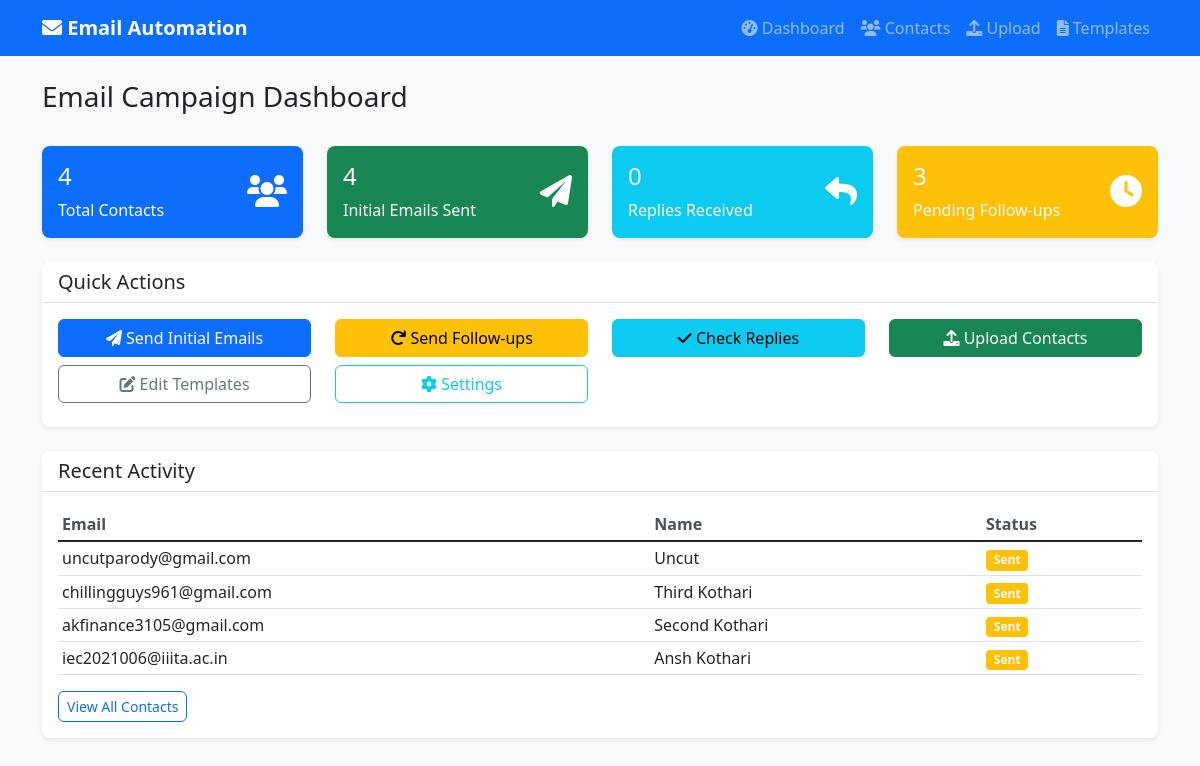
Before: / with the older database file.
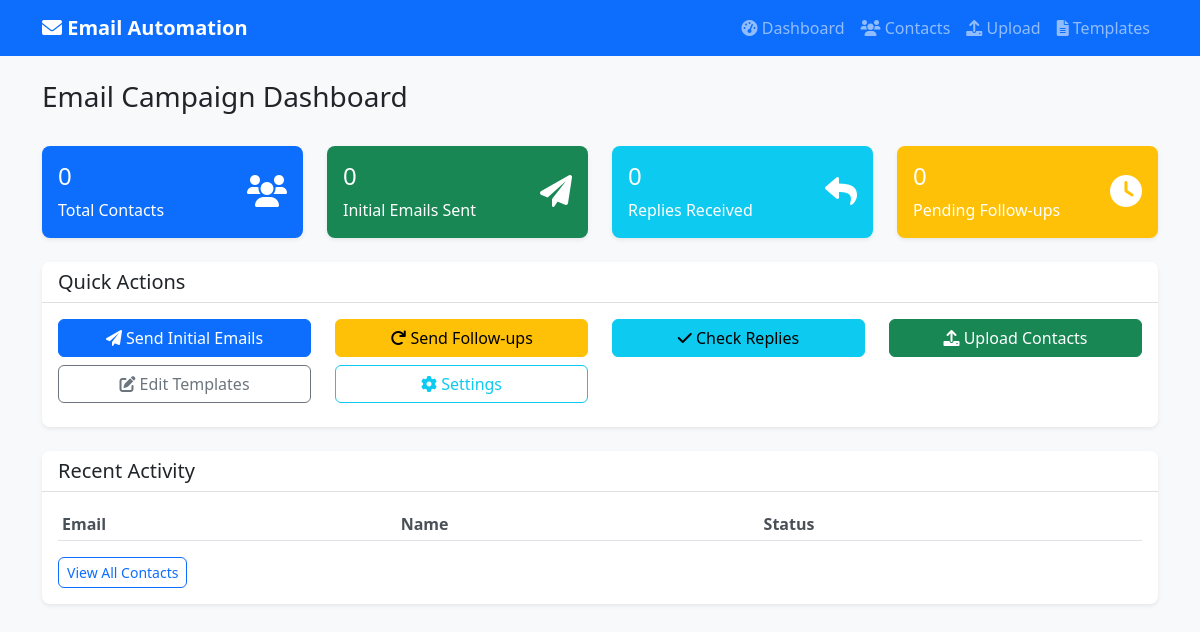
After: the same page with the newer database file.
### tables this page shows
CREATE TABLE contacts (
        id INTEGER PRIMARY KEY AUTOINCREMENT,
        email TEXT UNIQUE,
        name TEXT,
        initial_sent_date TEXT,
        followup_sent_count INTEGER DEFAULT 0,
        last_activity_date TEXT,
        replied INTEGER DEFAULT 0,
        custom_followup_time TEXT
    , reply_date TEXT, last_followup_date TEXT);

### app.py (the view)
@app.route('/')
def dashboard():
    conn = get_db_connection()
    contacts = conn.execute('''
        SELECT * FROM contacts
        ORDER BY id DESC
        LIMIT 10
    ''').fetchall()
    recent_logs = conn.execute('''
        SELECT l.id, l.contact_id, l.action, l.date, l.details, c.email, c.name
        FROM log l
        LEFT JOIN contacts c ON l.contact_id = c.id
        ORDER BY l.date DESC
        LIMIT 10
    ''').fetchall()
    recent_activities = conn.execute('''
        SELECT * FROM recent_activity
        ORDER BY timestamp DESC
        LIMIT 10
    ''').fetchall()
    scheduler_settings = scheduler_manager.get_settings()
    stats = {
        'total_contacts': conn.execute('SELECT COUNT(*) FROM contacts').fetchone()[0],
        'sent_initial': conn.execute('SELECT COUNT(*) FROM contacts WHERE initial_sent_date IS NOT NULL').fetchone()[0],
        'replied': conn.execute('SELECT COUNT(*) FROM contacts WHERE replied = 1').fetchone()[0],
        'pending_followup': conn.execute('SELECT COUNT(*) FROM contacts WHERE replied = 0 AND initial_sent_date IS NOT NULL AND followup_sent_count < ?', (scheduler_settings['max_followups'],)).fetchone()[0]
    }
    conn.close()
    return render_template('dashboard.html', stats=stats, contacts=contacts, logs=recent_logs, recent_activities=recent_activities)

### app.py (called while the page is built)
def get_db_connection():
    conn = sqlite3.connect(DB_FILE)
    conn.row_factory = sqlite3.Row
    return conn

### templates/dashboard.html
{% extends "base.html" %}
{% block content %}
<div class="row mb-4">
    <div class="col-12">
        <h1 class="h3">Email Campaign Dashboard</h1>
    </div>
</div>
<div class="row mb-4">
    <div class="col-md-3">
        <div class="card bg-primary text-white">
            <div class="card-body">
                <div class="d-flex justify-content-between">
                    <div>
                        <h4>{{ stats.total_contacts }}</h4>
                        <p class="mb-0">Total Contacts</p>
                    </div>
                    <div class="align-self-center">
                        <i class="fas fa-users fa-2x"></i>
                    </div>
                </div>
            </div>
        </div>
    </div>
    <div class="col-md-3">
        <div class="card bg-success text-white">
            <div class="card-body">
                <div class="d-flex justify-content-between">
                    <div>
                        <h4>{{ stats.sent_initial }}</h4>
                        <p class="mb-0">Initial Emails Sent</p>
                    </div>
                    <div class="align-self-center">
                        <i class="fas fa-paper-plane fa-2x"></i>
                    </div>
                </div>
            </div>
        </div>
    </div>
    <div class="col-md-3">
        <div class="card bg-info text-white">
            <div class="card-body">
                <div class="d-flex justify-content-between">
                    <div>
                        <h4>{{ stats.replied }}</h4>
                        <p class="mb-0">Replies Received</p>
                    </div>
                    <div class="align-self-center">
                        <i class="fas fa-reply fa-2x"></i>
                    </div>
                </div>
            </div>
        </div>
    </div>
    <div class="col-md-3">
        <div class="card bg-warning text-white">
            <div class="card-body">
                <div class="d-flex justify-content-between">
                    <div>
                        <h4>{{ stats.pending_followup }}</h4>
                        <p class="mb-0">Pending Follow-ups</p>
                    </div>
                    <div class="align-self-center">
                        <i class="fas fa-clock fa-2x"></i>
                    </div>
                </div>
            </div>
        </div>
    </div>
</div>
<div class="row mb-4">
    <div class="col-12">
        <div class="card">
            <div class="card-header">
                <h5 class="card-title mb-0">Quick Actions</h5>
            </div>
            <div class="card-body">
                <div class="row">
                    <div class="col-md-3 mb-2">
                        <form method="POST" action="{{ url_for('send_initial') }}" class="d-inline">
                            <button type="submit" class="btn btn-primary w-100" onclick="return confirm('Send initial emails to all new contacts?')">
                                <i class="fas fa-paper-plane"></i> Send Initial Emails
                            </button>
                        </form>
                    </div>
                    <div class="col-md-3 mb-2">
                        <form method="POST" action="{{ url_for('send_followups') }}" class="d-inline">
                            <button type="submit" class="btn btn-warning w-100" onclick="return confirm('Send follow-up emails?')">
                                <i class="fas fa-redo"></i> Send Follow-ups
                            </button>
                        </form>
                    </div>
                    <div class="col-md-3 mb-2">
                        <form method="POST" action="{{ url_for('check_replies') }}" class="d-inline">
                            <button type="submit" class="btn btn-info w-100">
                                <i class="fas fa-check"></i> Check Replies
                            </button>
                        </form>
                    </div>
                    <div class="col-md-3 mb-2">
                        <a href="{{ url_for('upload_contacts') }}" class="btn btn-success w-100">
                            <i class="fas fa-upload"></i> Upload Contacts
                        </a>
                    </div>
                    <div class="col-md-3 mb-2">
                        <a href="{{ url_for('email_templates') }}" class="btn btn-outline-secondary w-100">
                            <i class="fas fa-edit"></i> Edit Templates
                        </a>
                    </div>
                    <div class="col-md-3 mb-2">
                        <a href="{{ url_for('settings') }}" class="btn btn-outline-info w-100">
                            <i class="fas fa-cog"></i> Settings
                        </a>
                    </div>
                </div>
            </div>
        </div>
    </div>
</div>
<div class="row">
    <div class="col-12">
        <div class="card">
            <div class="card-header">
                <h5 class="card-title mb-0">Recent Activity</h5>
            </div>
            <div class="card-body">
                <div class="table-responsive">
                    <table class="table table-sm">
                        <thead>
                            <tr>
                                <th>Email</th>
                                <th>Name</th>
                                <th>Status</th>
                            </tr>
                        </thead>
                        <tbody>
                            {% for contact in contacts %}
                            <tr>
                                <td>{{ contact.email }}</td>
                                <td>{{ contact.name or 'N/A' }}</td>
                                <td>
                                    {% if contact.replied %}
                                        <span class="badge bg-success">Replied</span>
                                    {% elif contact.initial_sent_date %}
                                        <span class="badge bg-warning">Sent</span>
                                    {% else %}
                                        <span class="badge bg-secondary">New</span>
                                    {% endif %}
                                </td>
                            </tr>
                            {% endfor %}
                        </tbody>
                    </table>
                </div>
                <a href="{{ url_for('contacts') }}" class="btn btn-sm btn-outline-primary">View All Contacts</a>
            </div>
        </div>
    </div>
</div>
{% endblock %}

### templates/base.html (shortened to what this page needs)
<!DOCTYPE html>
<html lang="en">
<head>
    <link href="https://cdn.jsdelivr.net/npm/bootstrap@5.1.3/dist/css/bootstrap.min.css" rel="stylesheet">
    <link href="https://cdnjs.cloudflare.com/ajax/libs/font-awesome/6.0.0/css/all.min.css" rel="stylesheet">
    <link href="{{ url_for('static', filename='css/style.css') }}" rel="stylesheet">
</head>
<body>
    <nav class="navbar navbar-expand-lg navbar-dark bg-primary">
        <div class="container">
            <a class="navbar-brand" href="{{ url_for('dashboard') }}">
                <i class="fas fa-envelope"></i> Email Automation
            </a>
            <div class="navbar-nav ms-auto">
                <a class="nav-link" href="{{ url_for('dashboard') }}">
                    <i class="fas fa-tachometer-alt"></i> Dashboard
                </a>
                <a class="nav-link" href="{{ url_for('contacts') }}">
                    <i class="fas fa-users"></i> Contacts
                </a>
                <a class="nav-link" href="{{ url_for('upload_contacts') }}">
                    <i class="fas fa-upload"></i> Upload
                </a>
                <a class="nav-link" href="{{ url_for('email_templates') }}">
                    <i class="fas fa-file-alt"></i> Templates
                </a>
            </div>
        </div>
    </nav>
    <main class="container mt-4">
        {% block content %}{% endblock %}
    </main>
</body>
</html>

### static/css/style.css (style rules this page uses)
body { background-color: #f8f9fa; }
.card { border: none; box-shadow: 0 0.125rem 0.25rem rgba(0, 0, 0, 0.075); border-radius: 0.5rem; }
.card-header { background-color: #fff; border-bottom: 1px solid rgba(0, 0, 0, 0.125); border-radius: 0.5rem 0.5rem 0 0 !important; }
.navbar-brand { font-weight: bold; }
.table th { border-top: none; font-weight: 600; color: #495057; }
.btn { border-radius: 0.375rem; }
.table-responsive { max-height: 400px; overflow-y: auto; }

Changed rows visible on the page:
removed contacts: email "uncutparody@gmail.com", name "Uncut", replied "Sent"
removed contacts: email "chillingguys961@gmail.com", name "Third Kothari", replied "Sent"
removed contacts: email "akfinance3105@gmail.com", name "Second Kothari", replied "Sent"
removed contacts: email "iec2021006@iiita.ac.in", name "Ansh Kothari", replied "Sent"
Other visible differences:
{{ stats.total_contacts }}: "4" → "0"
{{ stats.sent_initial }}: "4" → "0"
{{ stats.pending_followup }}: "3" → "0"
